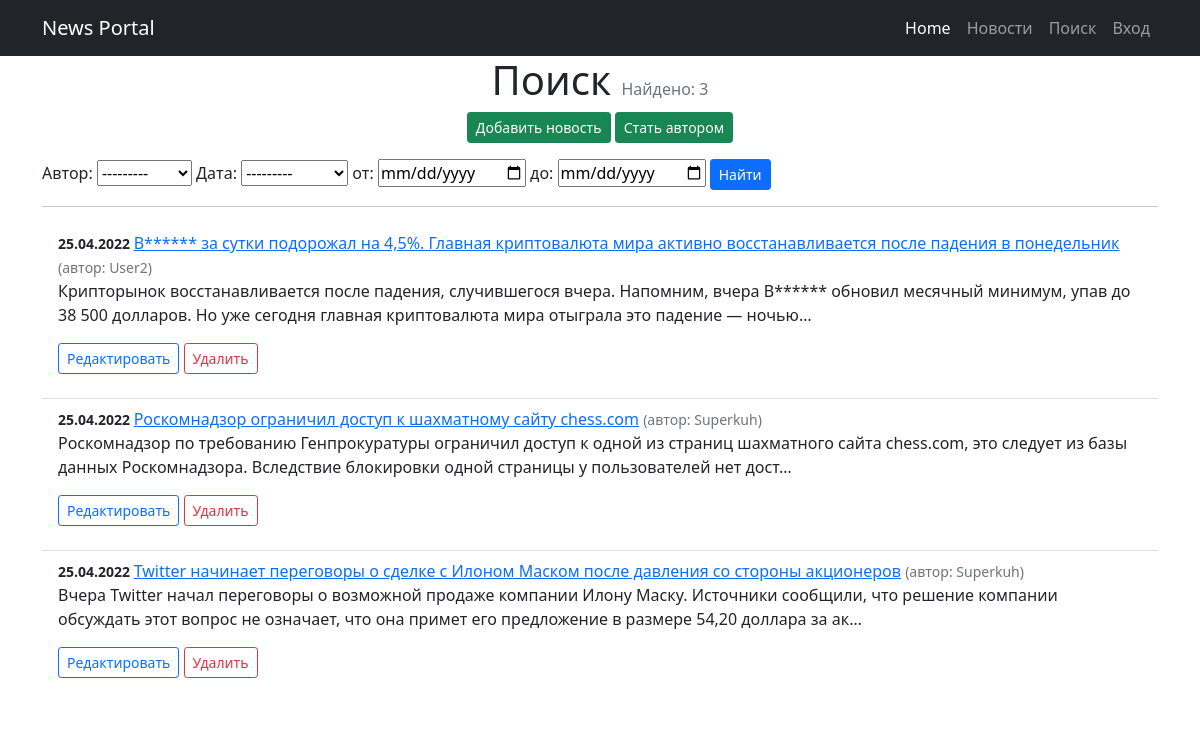
The app's page /search/, older data.
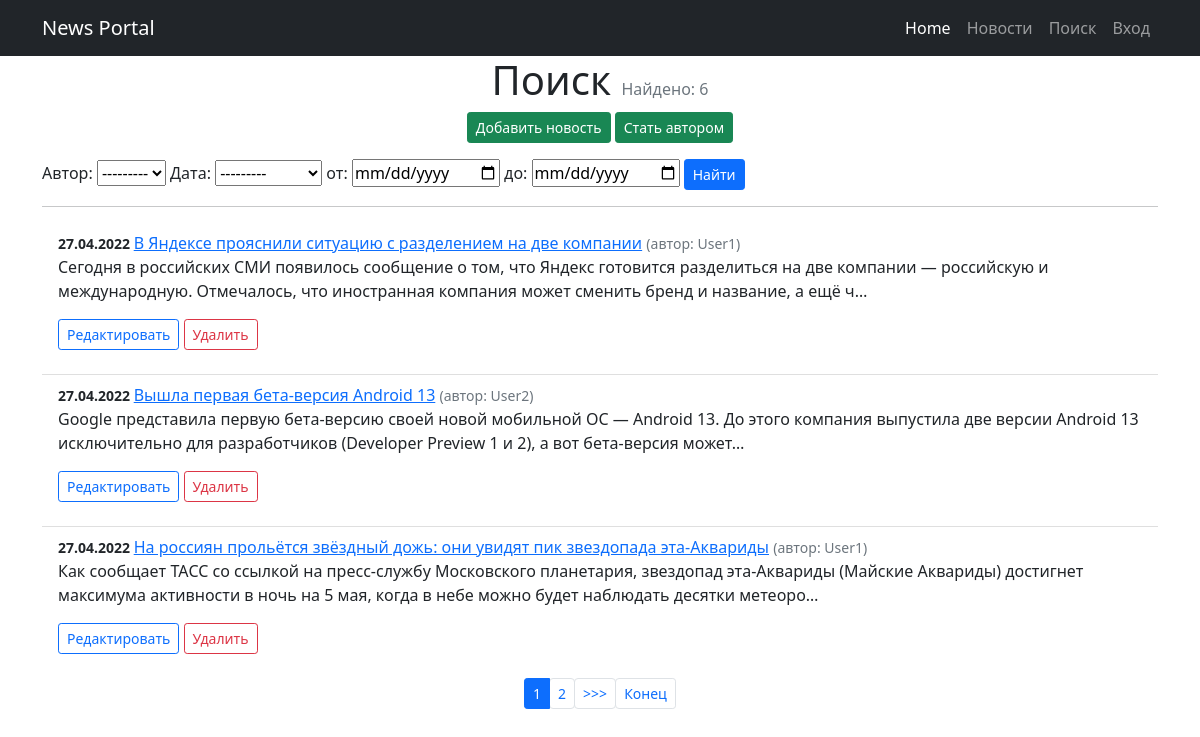
The same page, newer data.
### news/models.py (models this page shows, shortened)
class Post(models.Model):
    article = 'AR'
    news = 'NW'
    POST_TYPE = [
        (article, 'статья'),
        (news, 'новость'),
    ]
    author = models.ForeignKey(Author, on_delete=models.CASCADE)
    post_type = models.CharField(
        max_length=2, choices=POST_TYPE, default=article)
    date = models.DateTimeField(auto_now_add=True)
    title = models.CharField(max_length=255)
    text = models.TextField()
    rating = models.IntegerField(default=0)
    category = models.ManyToManyField(
        Category, through='PostCategory')

class Author(models.Model):
    username = models.OneToOneField(
        User, on_delete=models.CASCADE, primary_key=True)
    rating = models.IntegerField(default=0)
    def __str__(self):
        return self.username.username.title()

### news/views.py (the view)
# urls.py: path('search/', NewsSearch.as_view()),
class NewsSearch(NewsList):
    template_name = 'news_search.html'
    paginate_by = 3
    def get_context_data(self, **kwargs):
        context = super().get_context_data(**kwargs)
        context['filter'] = NewsFilter(
            self.request.GET, queryset=self.get_queryset())
        return context
    def get_queryset(self):
        queryset = super().get_queryset()
        return NewsFilter(self.request.GET, queryset=queryset).qs

### news/templatetags/custom_filters.py (called while the page is built)
@register.filter()
def format_date(value):
    return value.strftime("%d.%m.%Y")

@register.filter()
def censor(text):
    if type(text) != str:
        return "Type error. Is not string"
    for word in CENSOR_WORDS:
        text = re.sub(r'(?:'+word[1:]+'?)[^\s]+',
                      ("*" * (len(word) - 1)), text)
    return text

### news/views.py (called while the page is built)
    def get_context_data(self, **kwargs):
        context = super().get_context_data(**kwargs)
        context['is_not_authors'] = not self.request.user.groups.filter(
            name='authors').exists()
        return context

### templates/news_search.html (shortened to what this page needs)
{% extends 'flatpages/default.html' %}
{% load custom_filters %}
{% block content %}
<h1 class="text-center">Поиск <span class="text-muted fs-6 fw-normal">Найдено: {{page_obj.paginator.count }}</span></h1>
<p class="text-center">
    <a href="{% url 'news_post_create' %}" class="btn btn-success btn-sm">Добавить новость</a>
    {% if is_not_authors %}
        <a href="/upgrade" class="btn btn-success btn-sm">Стать автором</a>
    {% endif %}
</p>
<form method="GET" id="my_form">
    {{ filter.form }}
    <input type="submit" value="Найти" class="btn btn-primary btn-sm">
</form>
<hr>
<ul class="list-group list-group-flush">
    {% for newspost in news_list %}
    <li class="list-group-item"> <small class="fw-bold">{{ newspost.date | format_date }} </small>
        <a href="{% url 'news_post' newspost.id %}">{{ newspost.title | censor}}</a>
        <small class="text-muted ">(автор: {{ newspost.author}})</small>
        <p>{{newspost.text | censor | truncatechars:210}}</p>
        <p>
            <a href="{% url 'news_post_update' newspost.id %}" class="btn btn-outline-primary btn-sm">Редактировать</a>
            <a href="{% url 'news_post_delete' newspost.id %}" class="btn btn-outline-danger btn-sm">Удалить</a>
        </p>
    </li>
    {% endfor %}
</ul>
{% if is_paginated %}
<nav aria-label="...">
    <ul class="pagination pagination-sm justify-content-center">
    {% for num in page_obj.paginator.page_range %}
        {% if page_obj.number == num %}
            <li class="page-item active"><a class="page-link">{{ num }}</a></li>
        {% elif num > page_obj.number|add:'-3' and num < page_obj.number|add:'3' %}
        <li class="page-item"><button form="my_form" name="page" value="{{ num }}" role="button" class="btn btn-link page-link">{{ num }}</button></li>
        {% endif %}
    {% endfor %}
    {% if page_obj.has_next %}
        <li class="page-item"><button form="my_form" name="page" value="{{page_obj.next_page_number}}" role="button" class="btn btn-link page-link">>>></button></li>
        <li class="page-item"><button form="my_form" name="page" value="{{page_obj.paginator.num_pages}}" role="button" class="btn btn-link page-link">Конец</button></li>
    {% endif %}
    </ul>
</nav>
{% endif %}
{% endblock content %}

### templates/flatpages/default.html (shortened to what this page needs)
<!DOCTYPE html>
<html lang="en">
    <head>
        {% load static %}
        <link href="{% static 'css/styles.css' %}" rel="stylesheet" />
    </head>
    <body>
        <nav class="navbar navbar-expand-lg navbar-dark bg-dark">
            <div class="container">
                <a class="navbar-brand" href="/">News Portal</a>
                <div class="collapse navbar-collapse" id="navbarSupportedContent">
                    <ul class="navbar-nav ms-auto mb-2 mb-lg-0">
                        <li class="nav-item"><a class="nav-link active" aria-current="page" href="/">Home</a></li>
                        <li class="nav-item"><a class="nav-link" href="/news/">Новости</a></li>
                        <li class="nav-item"><a class="nav-link" href="/search/">Поиск</a></li>
                        {% if user.is_authenticated %}
                            <li class="nav-item"><a class="nav-link" href="/accounts/logout">Выход</a></li>
                        {% else %}
                            <li class="nav-item"><a class="nav-link" href="/accounts/login">Вход</a></li>
                        {% endif %}
                    </ul>
                </div>
            </div>
        </nav>
        <div class="container">
            <div class="row">
                <div class="col-lg-12 text-left">
                    {% block content %}{% endblock content %}
                </div>
            </div>
         </div>

Row changes from the older to the newer data that the page shows:
no longer on this page (row edited): Post: date "25.04.2022", title|censor "B****** за сутки подорожал на 4,5%. Главная криптовалюта мира активно восстанавливается после падения в понедельник", author "User2", text|censor "Крипторынок восстанавливается после падения, случившегося вчера. Напомним, вчера B****** обновил месячный минимум, упав до 38 500 долларов. Но уже сегодня главная криптовалюта мира отыграла это падение — ночью…"
no longer on this page (row unchanged): Post: date "25.04.2022", title|censor "Роскомнадзор ограничил доступ к шахматному сайту chess.com", author "Superkuh", text|censor "Роскомнадзор по требованию Генпрокуратуры ограничил доступ к одной из страниц шахматного сайта chess.com, это следует из базы данных Роскомнадзора. Вследствие блокировки одной страницы у пользователей нет дост…"
no longer on this page (row unchanged): Post: date "25.04.2022", title|censor "Twitter начинает переговоры о сделке с Илоном Маском после давления со стороны акционеров", author "Superkuh", text|censor "Вчера Twitter начал переговоры о возможной продаже компании Илону Маску. Источники сообщили, что решение компании обсуждать этот вопрос не означает, что она примет его предложение в размере 54,20 доллара за ак…"
added Post: date "27.04.2022", title|censor "В Яндексе прояснили ситуацию с разделением на две компании", author "User1", text|censor "Сегодня в российских СМИ появилось сообщение о том, что Яндекс готовится разделиться на две компании — российскую и международную. Отмечалось, что иностранная компания может сменить бренд и название, а ещё ч…"
added Post: date "27.04.2022", title|censor "Вышла первая бета-версия Android 13", author "User2", text|censor "Google представила первую бета-версию своей новой мобильной ОС — Android 13. До этого компания выпустила две версии Android 13 исключительно для разработчиков (Developer Preview 1 и 2), а вот бета-версия может…"
added Post: date "27.04.2022", title|censor "На россиян прольётся звёздный дожь: они увидят пик звездопада эта-Аквариды", author "User1", text|censor "Как сообщает ТАСС со ссылкой на пресс-службу Московского планетария, звездопад эта-Аквариды (Майские Аквариды) достигнет максимума активности в ночь на 5 мая, когда в небе можно будет наблюдать десятки метеоро…"
Text that changed along with them:
{{ page_obj.paginator.count }}: "3" → "6"
new list line: "1"
new list line: "2"
text now shown: ">>> Конец"
